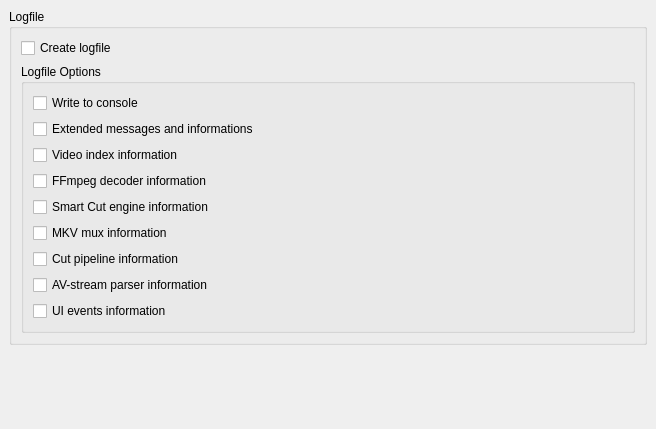
<ui version="4.0" >
 <class>TTCutSettingsFiles</class>
 <widget class="QWidget" name="TTCutSettingsFiles" >
  <property name="geometry" >
   <rect>
    <x>0</x>
    <y>0</y>
    <width>656</width>
    <height>429</height>
   </rect>
  </property>
  <property name="windowTitle" >
   <string>Form</string>
  </property>
  <layout class="QGridLayout" >
   <property name="leftMargin" >
    <number>9</number>
   </property>
   <property name="topMargin" >
    <number>9</number>
   </property>
   <property name="rightMargin" >
    <number>9</number>
   </property>
   <property name="bottomMargin" >
    <number>9</number>
   </property>
   <property name="horizontalSpacing" >
    <number>6</number>
   </property>
   <property name="verticalSpacing" >
    <number>6</number>
   </property>
   <item row="1" column="0" >
    <spacer>
     <property name="orientation" >
      <enum>Qt::Vertical</enum>
     </property>
     <property name="sizeHint" >
      <size>
       <width>297</width>
       <height>101</height>
      </size>
     </property>
    </spacer>
   </item>
   <item row="0" column="0" >
    <widget class="QGroupBox" name="gbLogfile" >
     <property name="title" >
      <string>Logfile</string>
     </property>
     <layout class="QGridLayout" >
      <property name="leftMargin" >
       <number>9</number>
      </property>
      <property name="topMargin" >
       <number>9</number>
      </property>
      <property name="rightMargin" >
       <number>9</number>
      </property>
      <property name="bottomMargin" >
       <number>9</number>
      </property>
      <property name="horizontalSpacing" >
       <number>6</number>
      </property>
      <property name="verticalSpacing" >
       <number>6</number>
      </property>
      <item row="1" column="0" >
       <widget class="QGroupBox" name="gbLogfileOptions" >
        <property name="title" >
         <string>Logfile Options</string>
        </property>
        <layout class="QGridLayout" >
         <property name="leftMargin" >
          <number>9</number>
         </property>
         <property name="topMargin" >
          <number>9</number>
         </property>
         <property name="rightMargin" >
          <number>9</number>
         </property>
         <property name="bottomMargin" >
          <number>9</number>
         </property>
         <property name="horizontalSpacing" >
          <number>6</number>
         </property>
         <property name="verticalSpacing" >
          <number>6</number>
         </property>
         <item row="2" column="0" >
          <widget class="QCheckBox" name="cbLogPlusVideoIndex" >
           <property name="text" >
            <string>Video index information</string>
           </property>
          </widget>
         </item>
         <item row="3" column="0" >
          <widget class="QCheckBox" name="cbLogPlusFFmpegDecoder" >
           <property name="text" >
            <string>FFmpeg decoder information</string>
           </property>
          </widget>
         </item>
         <item row="4" column="0" >
          <widget class="QCheckBox" name="cbLogPlusSmartCut" >
           <property name="text" >
            <string>Smart Cut engine information</string>
           </property>
          </widget>
         </item>
         <item row="5" column="0" >
          <widget class="QCheckBox" name="cbLogPlusMkvMux" >
           <property name="text" >
            <string>MKV mux information</string>
           </property>
          </widget>
         </item>
         <item row="6" column="0" >
          <widget class="QCheckBox" name="cbLogPlusCutPipeline" >
           <property name="text" >
            <string>Cut pipeline information</string>
           </property>
          </widget>
         </item>
         <item row="7" column="0" >
          <widget class="QCheckBox" name="cbLogPlusAVStream" >
           <property name="text" >
            <string>AV-stream parser information</string>
           </property>
          </widget>
         </item>
         <item row="8" column="0" >
          <widget class="QCheckBox" name="cbLogPlusUI" >
           <property name="text" >
            <string>UI events information</string>
           </property>
          </widget>
         </item>
         <item row="1" column="0" >
          <widget class="QCheckBox" name="cbLogExtended" >
           <property name="text" >
            <string>Extended messages and informations</string>
           </property>
          </widget>
         </item>
         <item row="0" column="0" >
          <widget class="QCheckBox" name="cbLogConsole" >
           <property name="text" >
            <string>Write to console</string>
           </property>
          </widget>
         </item>
        </layout>
       </widget>
      </item>
      <item row="0" column="0" >
       <widget class="QCheckBox" name="cbCreateLog" >
        <property name="text" >
         <string>Create logfile</string>
        </property>
       </widget>
      </item>
     </layout>
    </widget>
   </item>
  </layout>
 </widget>
 <resources/>
 <connections/>
</ui>
